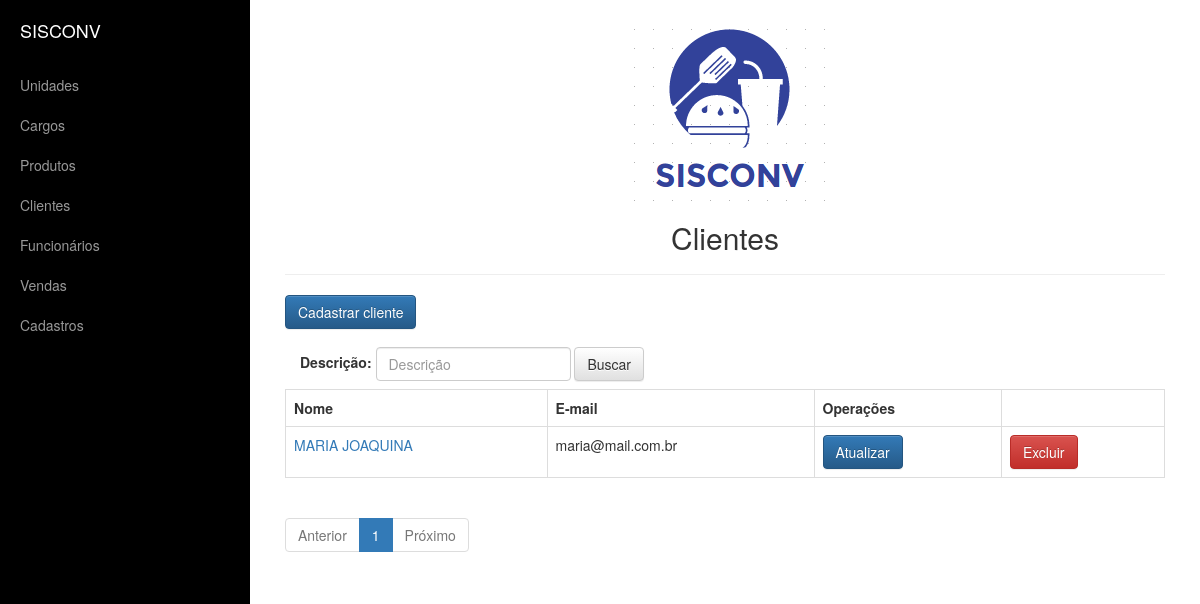
/appvendas/cliente/list, run on an earlier commit of the app's database.
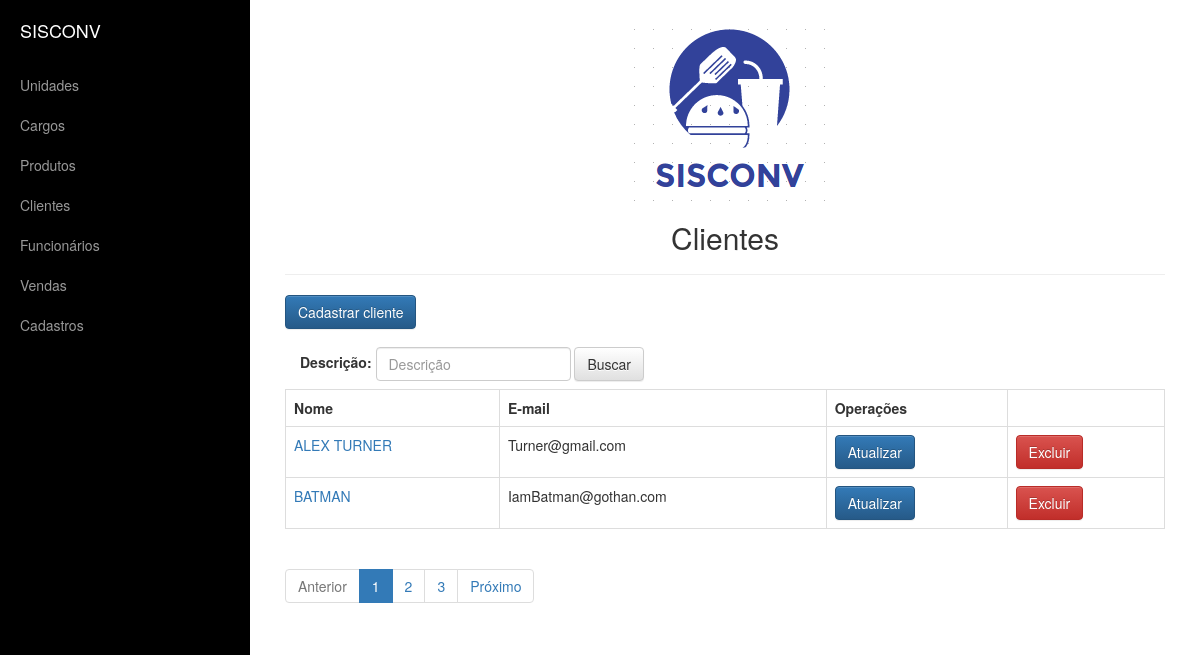
And on a later commit of the database.
### appvendas/models.py (models this page shows, shortened)
class Pessoa(models.Model):
    nome=models.CharField("Nome",max_length=255)
    email=models.EmailField("E-Mail",max_length=200)
    telefone=models.CharField("Telefone",max_length=20)

class Cliente(Pessoa):
    endereco=models.CharField("Endereço",max_length=255)

class Pessoa(models.Model):
    nome=models.CharField("Nome",max_length=255)
    email=models.EmailField("E-Mail",max_length=200)
    telefone=models.CharField("Telefone",max_length=20)

### appvendas/views.py (the view)
def cliente_list(request):
    criterio=request.GET.get('criterio')
    if (criterio):
        clientes=Cliente.objects.filter(nome__contains=criterio).order_by('nome')
    else:
        clientes=Cliente.objects.all().order_by('nome')
        criterio=""
    paginator=Paginator(clientes,2)
    page=request.GET.get('page')
    try:
        clientes=paginator.page(page)
    except PageNotAnInteger:
        clientes=paginator.page(1)
    except EmptyPage:
        clientes=paginator.page(paginator.num_pages)
    dados={'clientes':clientes,'criterio':criterio,'paginator':paginator,'page_obj':clientes}
    return render(request, 'cliente/clientes.html', dados)

### templates/cliente/clientes.html
{% extends 'base.html' %}
{% block conteudo %}
    <center><h2>Clientes</h2></center>
    <hr>
    <p><a href="{% url 'cliente_new' %}" class="btn btn-primary" >Cadastrar cliente</a></p>
    <form class="navbar-form navbar-left" role="search" method="get" action="{% url 'cliente_list' %}">
      <div class="form-group">
          <label for="criterio">Descrição:</label>
        <input type="text" id="criterio" name="criterio" value="{{ criterio }}" class="form-control" placeholder="Descrição">
      </div>
      <button type="submit" class="btn btn-default">Buscar</button>
    </form>
<table class="table table-hover table-bordered  ">
    <tr>
    <th>Nome</th>
    <th>E-mail</th>
    <th clospan="2">Operações</th>
  </tr>
    {% for cliente in clientes %}
        <tr>
            <td><a href="{% url 'cliente_detail' cliente.pk %}"> {{ cliente.nome | upper }}</a></td>
            <td>{{ cliente.email }}</td>
            <td><a href="{% url 'cliente_update' cliente.pk %}" class="btn btn-primary" >Atualizar</a></td>
            <td><a href="{% url 'cliente_delete' cliente.pk %}" class="btn btn-danger" >Excluir</a></td>
        </tr>
    {% endfor %}
</table>
{% include 'utils/paginacao.html' %}
{% endblock %}

What changed in the data, as far as the page shows it:
no longer on this page (row unchanged): Cliente: nome "MARIA JOAQUINA", email "maria@mail.com.br"
added Cliente: nome "ALEX TURNER", email "Turner@gmail.com"
added Cliente: nome "BATMAN", email "IamBatman@gothan.com"
Also different on the page:
new list line: "2"
new list line: "3"
